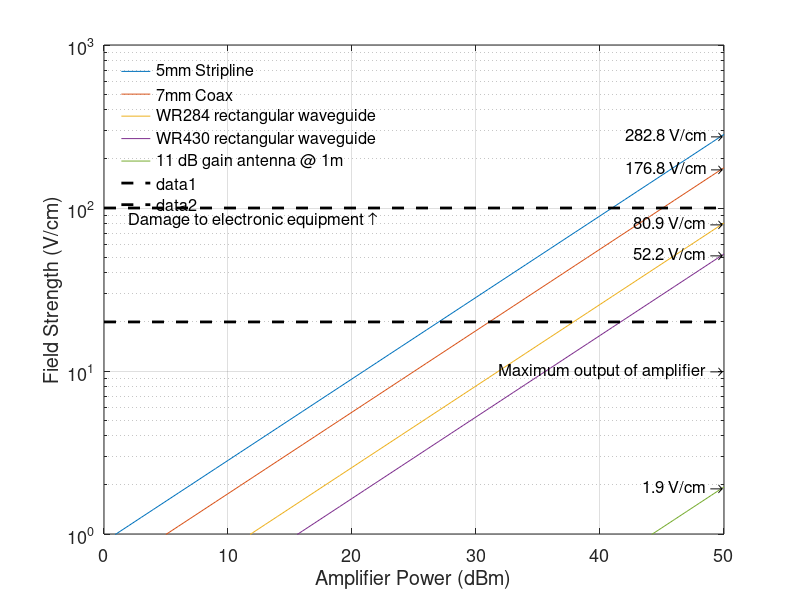

Write the MATLAB code that produced this figure.
powerdBm = 0:50;
powerWatts = 10.^(powerdBm/10 - 3);
voltage = sqrt(50*powerWatts);
device1 = voltage/0.25; % 0.25 centimeter gap for stripline
device2 = voltage/0.4; % 0.4 centimeter gap for coax airline
device3 = sqrt(4*401.5*powerWatts/(7.21*3.4)); %WR284 equation in notebook
device4 = sqrt(4*401.5*powerWatts/(10.9*5.4)); %WR430
device5 = sqrt(30*powerWatts*10^1.1)/100; % 11 dB gain antenna at 1 meter
%https://www.semtech.com/images/promo/Semtech_ACS_Rad_Pwr_Field_Strength.pdf 
semilogy(powerdBm,device1,powerdBm,device2,powerdBm,device3,powerdBm,device4,powerdBm,device5)
legend('5mm Stripline','7mm Coax', 'WR284 rectangular waveguide', 'WR430 rectangular waveguide','11 dB gain antenna @ 1m','Location','NorthWest')
hold on
%plot([50 50],[1 1e4],'k','LineWidth',2)
plot([0 50],[1e2 1e2],'k--','LineWidth',2)
plot([0 50],[20 20],'k--','LineWidth',2)
hold off
xlabel('Amplifier Power (dBm)')
ylabel('Field Strength (V/cm)')
grid on
text(50,device1(51),sprintf('%0.1f V/cm \\rightarrow',device1(51)),'HorizontalAlignment','right','FontSize',12);
text(50,device2(51),sprintf('%0.1f V/cm \\rightarrow',device2(51)),'HorizontalAlignment','right','FontSize',12);
text(50,device3(51),sprintf('%0.1f V/cm \\rightarrow',device3(51)),'HorizontalAlignment','right','FontSize',12);
text(50,device4(51),sprintf('%0.1f V/cm \\rightarrow',device4(51)),'HorizontalAlignment','right','FontSize',12);
text(50,device5(51),sprintf('%0.1f V/cm \\rightarrow',device5(51)),'HorizontalAlignment','right','FontSize',12);
text(2,85,'Damage to electronic equipment \uparrow','HorizontalAlignment','left','FontSize',12);
text(50,10,'Maximum output of amplifier \rightarrow','HorizontalAlignment','right','FontSize',12);
set(gca,'FontSize',13)
ylim([1 1e3])
legend('boxoff')